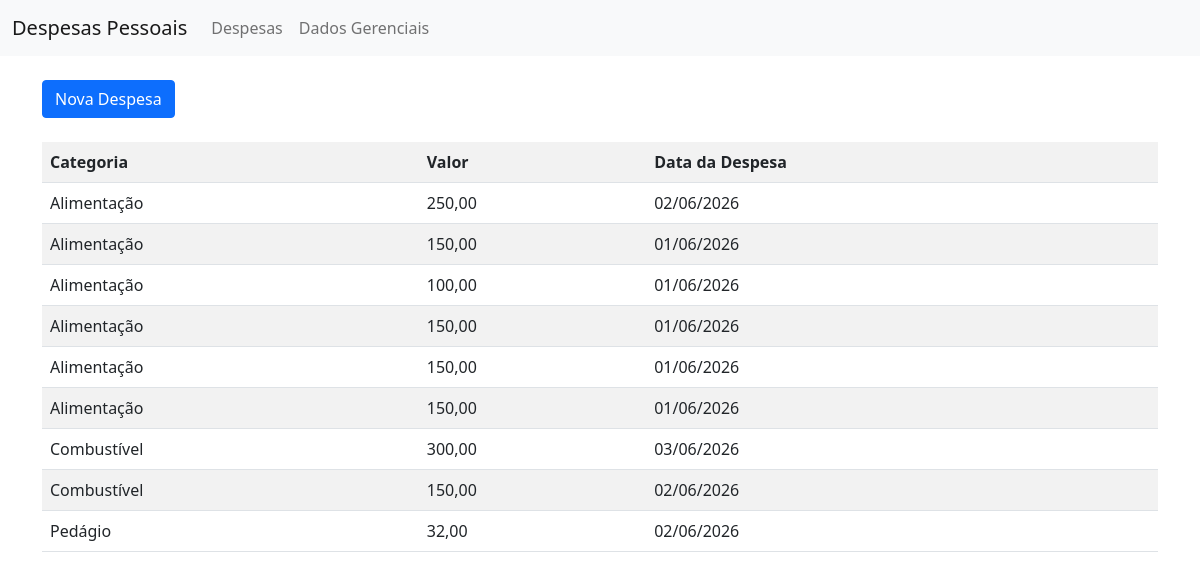
The page /index.php?controle=despesaController&metodo=listar on the database its author committed.
### tables this page shows
CREATE TABLE `despesa` (
  `id_despesa` int(10) UNSIGNED NOT NULL,
  `id_categoria` int(10) UNSIGNED NOT NULL,
  `valor` float DEFAULT NULL,
  `data_despesa` date DEFAULT NULL
);

CREATE TABLE `categoria` (
  `id_categoria` int(10) UNSIGNED NOT NULL,
  `descritivo` varchar(80) DEFAULT NULL
);

### Controllers/DespesaController.class.php (called while the page is built, shortened)
<?php
    require_once "Models/Conexao.class.php";
    require_once "Models/DespesaDAO.class.php";
    class DespesaController{
        public function listar(){
            $despesasDAO = new DespesaDAO();
            $retorno = $despesasDAO->buscarTodasDespesas();
            require_once "Views/listar_despesas.php";
        }
    }
?>

### Models/Conexao.class.php (called while the page is built)
<?php
    class Conexao{
        public function __construct(protected $db = null){
            $parametros = "mysql:host=localhost;dbname=despesas_pessoais;charset=utf8mb4";
            try{
                 $this->db = new PDO($parametros, "root", "");
            }
            catch(PDOException $e)
            {
                echo $e->getCode();
                echo $e->getMessage();
                die("Tente mais tarde!!!");
            }
        }
    }
?>

### Models/DespesaDAO.class.php (called while the page is built, shortened)
<?php
    class DespesaDAO extends Conexao{
        public function buscarTodasDespesas(){
            $sql = "SELECT d.*, c.descritivo FROM despesa as d
                    INNER JOIN categoria as c
                    ON d.id_categoria = c.id_categoria
                    ORDER BY c.descritivo";
            try{
                $stm = $this->db->prepare($sql);
                $stm->execute();
                $this->db = null;
                return $stm->fetchAll(PDO::FETCH_OBJ);
            }
            catch(PDOException $e){
                $this->db = null;
                return "Problema ao buscar todas as despesas";
            }
        }
    }
?>

### Views/listar_despesas.php (the view, shortened to what this page needs)
<?php
    require_once "header.php";
?>
<div class="content">
<div class="container">
<br>
<a href="index.php?controle=DespesaController&metodo=inserir"
        class="btn btn-primary">Nova Despesa</a>
<table class="table table-striped">
    <tr>
        <th>Categoria</th>
        <th>Valor</th>
		<th>Data da Despesa</th>
    </tr>
    <?php
		foreach($retorno as $dado){
			echo "<tr>";
			echo "<td>{$dado->descritivo}</td>";
			echo "<td>" . number_format($dado->valor,2,",",".") . "</td>";
			$data = new DateTime($dado->data_despesa);
    		echo "<td>{$data->format('d/m/Y')}</td>";
			echo "</tr>";
		}
	?>
</table>
</div>
</div>
</body>
</html>

### index.php (shortened to what this page needs)
<?php
   if($_GET)
   {
        $metodo = $_GET["metodo"];
        $obj = new $controle();
        $obj->$metodo();
   }
   else
   {
    require_once "Controllers/inicioController.class.php";
    $obj = new inicioController();
    $obj->inicio();
   }
?>

### Views/header.php (shortened to what this page needs)
<!doctype html>
<html>
    <head>
        <link href="https://cdn.jsdelivr.net/npm/bootstrap@5.0.2/dist/css/bootstrap.min.css" rel="stylesheet">
    </head>
    <body>
        <nav class="navbar navbar-expand-lg navbar-light bg-light">
  <div class="container-fluid">
    <a class="navbar-brand" href="#">Despesas Pessoais</a>
    <div class="collapse navbar-collapse" id="navbarNav">
      <ul class="navbar-nav">
        <li class="nav-item">
          <a class="nav-link" aria-current="page" href="index.php?controle=despesaController&metodo=listar">Despesas</a>
        </li>
		    <li class="nav-item">
          <a class="nav-link" aria-current="page" href="index.php?controle=despesaController&metodo=dados_gerenciais">Dados Gerenciais</a>
        </li>
     </ul>
    </div>
  </div>
</nav>

### rows shown on the page
despesa: id_categoria.descritivo "Alimentação", valor "250,00", data_despesa "02/06/2026"
despesa: id_categoria.descritivo "Alimentação", valor "150,00", data_despesa "01/06/2026"
despesa: id_categoria.descritivo "Alimentação", valor "100,00", data_despesa "01/06/2026"
despesa: id_categoria.descritivo "Alimentação", valor "150,00", data_despesa "01/06/2026"
despesa: id_categoria.descritivo "Alimentação", valor "150,00", data_despesa "01/06/2026"
despesa: id_categoria.descritivo "Alimentação", valor "150,00", data_despesa "01/06/2026"
despesa: id_categoria.descritivo "Combustível", valor "300,00", data_despesa "03/06/2026"
despesa: id_categoria.descritivo "Combustível", valor "150,00", data_despesa "02/06/2026"
despesa: id_categoria.descritivo "Pedágio", valor "32,00", data_despesa "02/06/2026"
